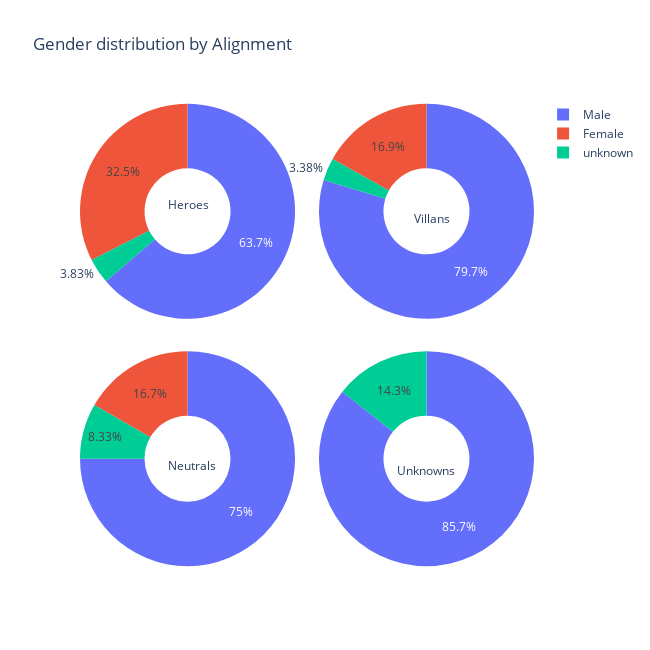

Write notebook code for a chart like this one.
### Code cell
fig = {
    "data":[
        {
            "labels": heroes_genders,
            "values": heroes_distribution,
            "type": "pie",
            "hole": 0.4,
            "name": "heroes",
            "domain": {"row": 0, "column": 0}
        },
        {
            "labels": villans_genders,
            "values": villans_distribution,
            "type": "pie",
            "hole": 0.4,
            "name": "villans",
            "domain": {"row": 0, "column": 1}
        },
        {
            "labels": neutral_genders,
            "values": neutral_distribution,
            "type": "pie",
            "hole": 0.4,
            "name": "neutral",
            "domain": {"row": 1, "column": 0}
        },
        {
            "labels": unknown_genders,
            "values": unknown_distribution,
            "type": "pie",
            "hole": 0.4,
            "name": "unknown",
            "domain": {"row": 1, "column": 1}
        }
    ],
    
    "layout": {
        "title":"Gender distribution by Alignment",
        "grid": {"rows" : 2, "columns": 2},
        "annotations": [
            {"text": "Heroes", "x": 0.19, "y":0.8, "showarrow": False},
            {"text": "Villans", "x":0.82, "y": 0.77, "showarrow":False},
            {"text": "Neutrals", "x": 0.19, "y": 0.2, "showarrow": False},
            {"text": "Unknowns", "x": 0.83, "y": 0.19, "showarrow": False}
        ],
        "height": 650,
        "width": 650
    }
}

py.iplot(fig, filename="gender by alignent")

### Figure 1 — Plotly figure (JSON) as saved in the notebook; plotly's stock layout.template omitted (floating-point values rounded to 4 significant figures)
{"data": [{"domain": {"column": 0, "row": 0}, "hole": 0.4, "labels": ["Male", "Female", "unknown"], "name": "heroes", "type": "pie", "values": [63.71, 32.46, 3.831]}, {"domain": {"column": 1, "row": 0}, "hole": 0.4, "labels": ["Male", "Female", "unknown"], "name": "villans", "type": "pie", "values": [79.71, 16.91, 3.382]}, {"domain": {"column": 0, "row": 1}, "hole": 0.4, "labels": ["Male", "Female", "unknown"], "name": "neutral", "type": "pie", "values": [75, 16.67, 8.333]}, {"domain": {"column": 1, "row": 1}, "hole": 0.4, "labels": ["Male", "unknown"], "name": "unknown", "type": "pie", "values": [85.71, 14.29]}], "layout": {"annotations": [{"showarrow": false, "text": "Heroes", "x": 0.19, "y": 0.8}, {"showarrow": false, "text": "Villans", "x": 0.82, "y": 0.77}, {"showarrow": false, "text": "Neutrals", "x": 0.19, "y": 0.2}, {"showarrow": false, "text": "Unknowns", "x": 0.83, "y": 0.19}], "grid": {"columns": 2, "rows": 2}, "height": 650, "title": {"text": "Gender distribution by Alignment"}, "width": 650}}
